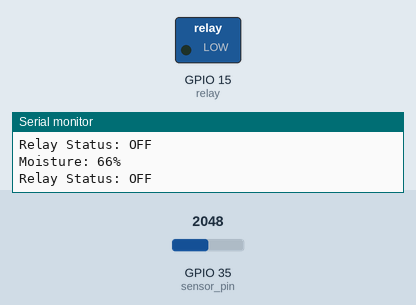
Recording of a sketch running on a simulated ESP32. Parts: switched loads named in the sketch (green lamp = pin HIGH), the last lines printed to the serial monitor. Inputs (shaded band) come from the test bench; at power-on: GPIO 35 (sensor_pin) = 2048. WiFi joins after 1.5 s; servers stay silent unless stated.

Above: at 4.7 s.
4.8 s: GPIO 35 (sensor_pin) set to 3280
6.7 s: GPIO 35 (sensor_pin) set to 3356
At 8.7 s:
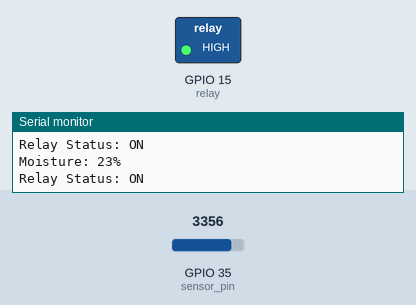
9.0 s: GPIO 35 (sensor_pin) set to 2866
At 10.4 s:
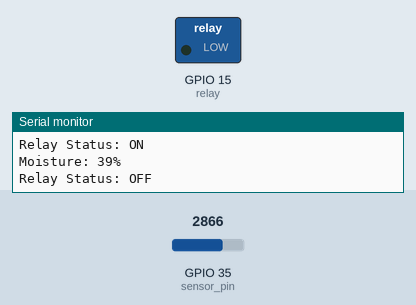
11.0 s: GPIO 35 (sensor_pin) set to 3603
At 12.0 s:
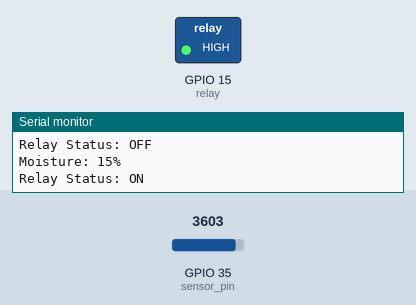
Timing chart, 0 to 14.0 s (numbered marks = the images above; inputs shaded):
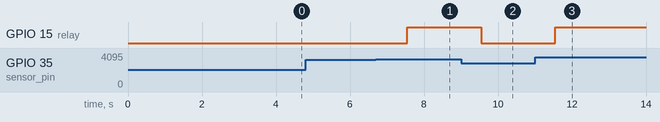

Measured:
- the behaviour switches between 3321 and 3322 on GPIO 35 (sensor_pin) (found by bisection; images 0 and 1)
- after the input at 6.7 s, GPIO 15 (relay): LOW → HIGH after 0.85 s
- after the input at 9.0 s, GPIO 15 (relay): HIGH → LOW after 0.55 s
- after the input at 11.0 s, GPIO 15 (relay): LOW → HIGH after 0.55 s

The sketch:

Smart_Plant_Monitor_IoT.ino
```cpp
#include "AdafruitIO_WiFi.h"

// Replace with your Adafruit IO credentials
#define IO_USERNAME  "your_io_username"     // Adafruit IO Username
#define IO_KEY       "your_io_key"          // Adafruit IO Key

// Replace with your Wi-Fi credentials
#define WIFI_SSID    "your_wifi_ssid"       // Wi-Fi SSID
#define WIFI_PASS    "your_wifi_password"   // Wi-Fi Password

// Pin for Soil Moisture Sensor and Relay
#define relay 15              // Pin connected to the relay
#define sensor_pin 35         // Pin connected to the soil moisture sensor

// Create an instance of AdafruitIO_WiFi for ESP32
AdafruitIO_WiFi io(IO_USERNAME, IO_KEY, WIFI_SSID, WIFI_PASS);

// Create feeds for soil moisture and relay status
AdafruitIO_Feed *soil_moisture = io.feed("soil_moisture");
AdafruitIO_Feed *Relay_Control = io.feed("Relay_Control");

int output_value;            // To store the raw analog value from the sensor
int moisturelevel;           // To store the mapped moisture level in percentage

void setup() {
  Serial.begin(9600);        // Start serial communication at 9600 baud rate
  pinMode(relay, OUTPUT);    // Set the relay pin as output

  // Connect to Wi-Fi
  Serial.print("Connecting to Wi-Fi...");
  WiFi.begin(WIFI_SSID, WIFI_PASS);
  while (WiFi.status() != WL_CONNECTED) {
    Serial.print(".");
    delay(500);
  }
  Serial.println("Connected to Wi-Fi!");

  // Connect to Adafruit IO
  Serial.print("Connecting to Adafruit IO...");
  io.connect();
  while (io.status() < AIO_CONNECTED) {
    Serial.print(".");
    delay(500);
  }
  Serial.println("Connected to Adafruit IO!");

  // Notify when the program starts
  Serial.println("Reading from the sensor...");
  delay(2000);               // Delay for 2 seconds before starting the sensor readings
}

void loop() {
  // Read the raw analog value from the sensor
  output_value = analogRead(sensor_pin);

  // Map the raw value (4095-1000) to a moisture level percentage (0-100)
  moisturelevel = map(output_value, 4095, 1000, 0, 100);

  // Print the moisture level to the serial monitor
  Serial.print("Moisture: ");
  Serial.print(moisturelevel);
  Serial.println("%");

  // Send the moisture level to Adafruit IO
  soil_moisture->save(moisturelevel);

  // Check if moisture level is below 25%
  if (moisturelevel < 25) {
    digitalWrite(relay, HIGH);  // Turn the motor ON
    Relay_Control->save(1);        // Send relay status (1 = ON) to Adafruit IO
  }
  else {
    digitalWrite(relay, LOW);   // Turn the motor OFF
    Relay_Control->save(0);        // Send relay status (0 = OFF) to Adafruit IO
  }

  // Send relay status to Adafruit IO
  Serial.print("Relay Status: ");
  Serial.println(digitalRead(relay) ? "ON" : "OFF");

  // Wait for 1 second before the next reading
  delay(1000);
}
```
